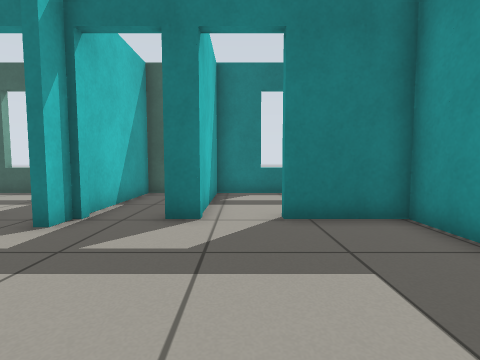
view 1 (above)

18 first-person views from a walk through a world built for the Gazebo simulator. The camera is 0.62 m above the floor, tilts 4° down and sees 85° across. The floor is counted in squares, 0.5 m on a side. Each view is taken from the middle of a square. On the plan, view 1 faces up. The plan holds only what a view shows up to about 12 squares ahead; the rest is blank. Gazebo's built-in surfaces are drawn with simple patterns.

view 2
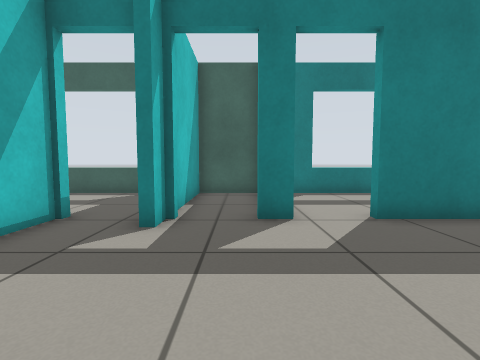

view 3
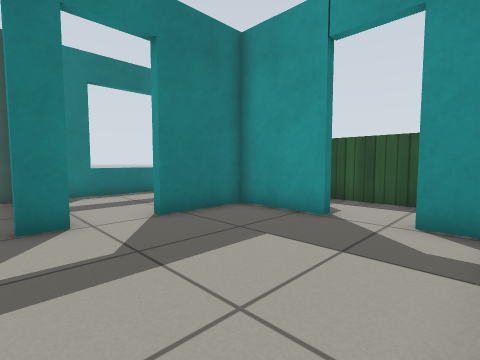

view 4
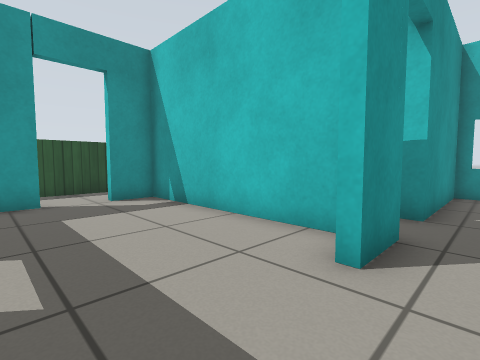

view 5
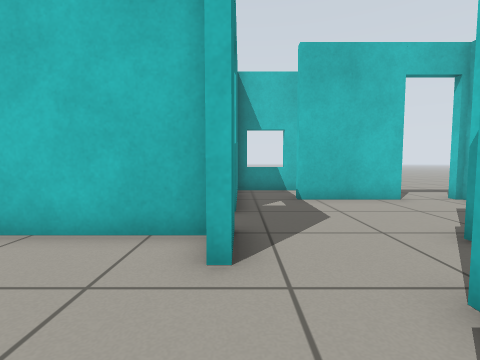

view 6
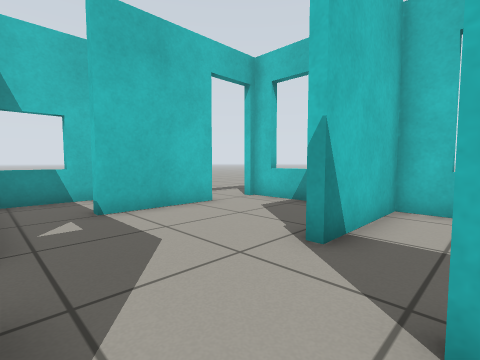

view 7
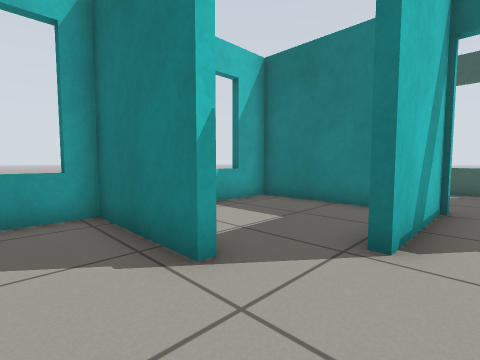

view 8
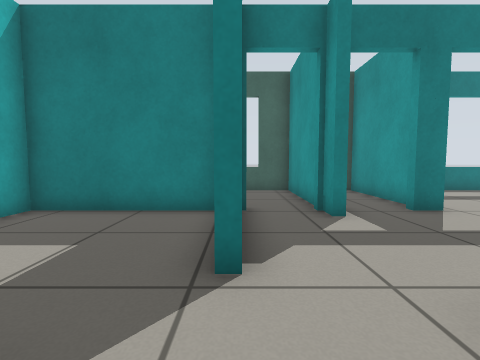

view 9
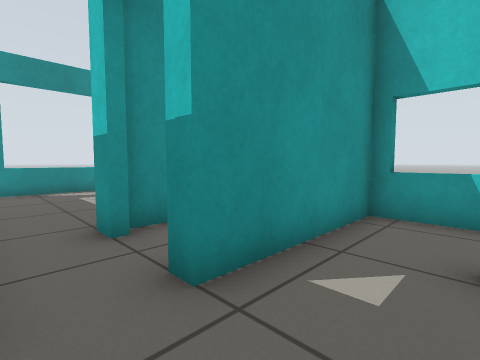

view 10
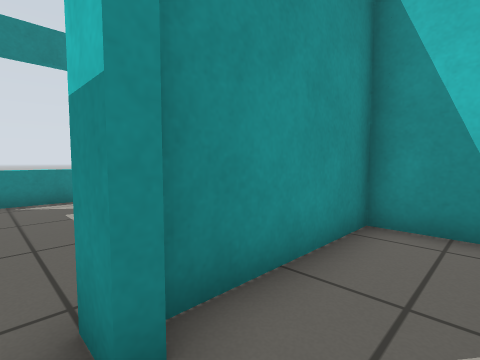

view 11
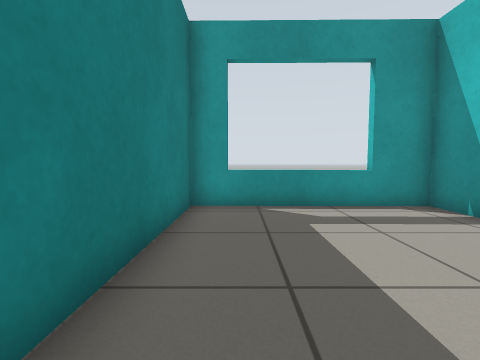

view 12
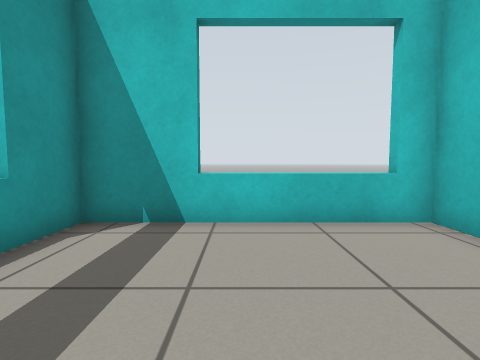

view 13
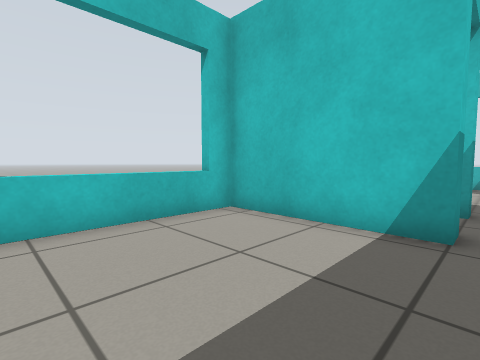

view 14
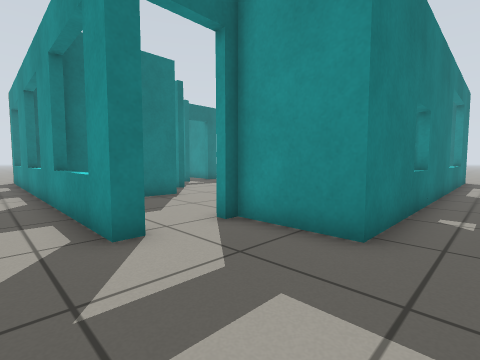

view 15
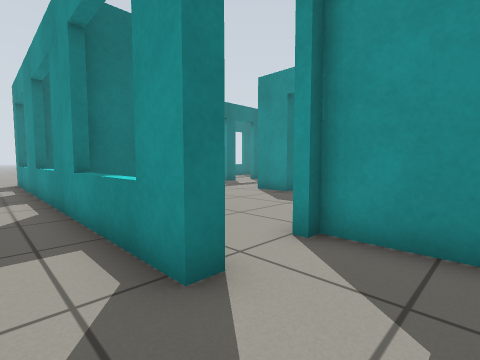

view 16
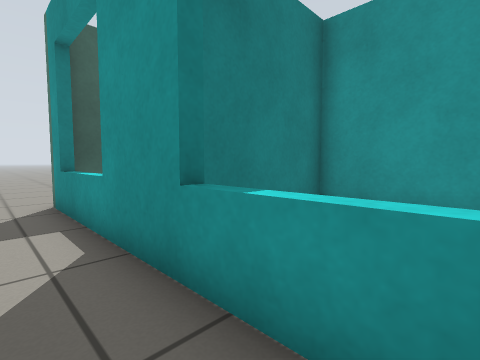

view 17
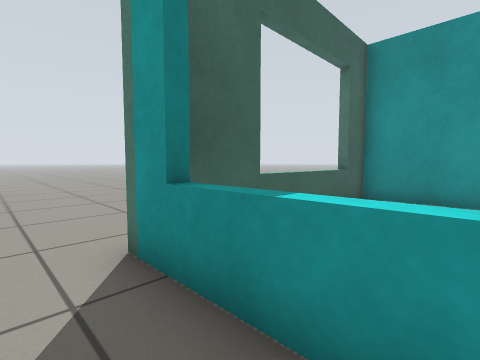

view 18
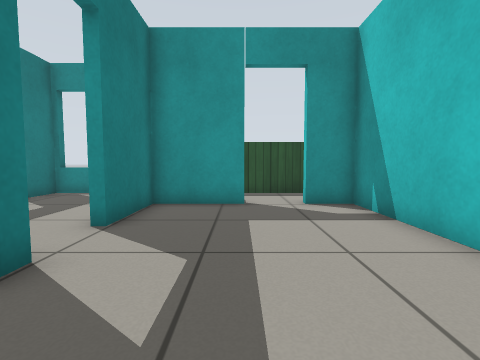

### Floor plan
Key: @ floor where view 1 was taken; # wall or solid block; . floor; D open door; = window, fence, low wall or low ledge; T thing the floor can be seen under or through.
Columns run from 13 left of view 1 to 6 right of it. Each row starts with its distance up from view 1.
 12 ...
 11 ...
 10 .####===#######===##
  9 .=.  ....#..#......=
  8 .=.   ...#..#......
  7 .=.   ...#..#....
  6 .T######DDDD#DD###
  5 .T.....#.#.......#
  4 .T.....#.........# #
  3 .=.....#.........#.#
  2 .=.....#.........D.#
  1 .#...............D.#
  0 .#####...#...@...#.#
 -1 .#.......D##########
 -2 .=.......D.........=
 -3 .=.......#DD#......=
 -4 .#.......#..#......=
 -5 .#DD####.#..#......=
 -6 ....#  ..#..#......#
 -7 ....#  ..#..#.....##
 -8 ....####=#####===##
 -9 . .........

Positions as (right, up) in squares from view 1, and headings:
1: (0, 0), facing up
2: (-2, 0), facing up
3: (-2, 0), facing up-right
4: (-5, 4), facing down-right
5: (-4, 4), facing down
6: (-4, 2), facing down-left
7: (-5, -2), facing up-left
8: (-6, -1), facing up
9: (-6, -1), facing down-right
10: (-3, -2), facing down-right
11: (-1, -2), facing right
12: (3, -2), facing down
13: (4, -2), facing down-left
14: (-13, -9), facing up-right
15: (-13, -7), facing up-right
16: (-13, 2), facing up-right
17: (-13, 7), facing up-right
18: (-4, 3), facing right
